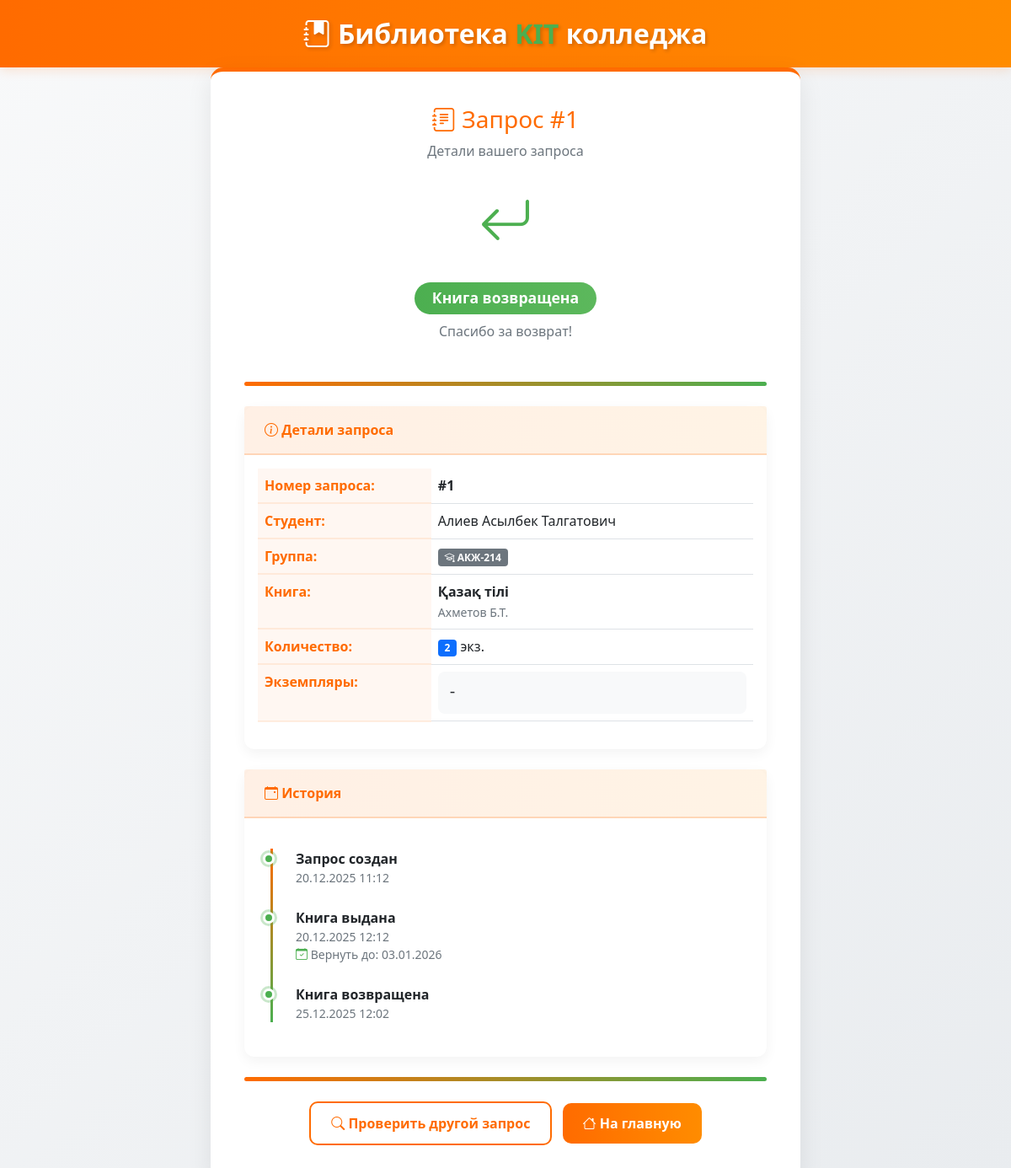
Screenshot of /check-status?request_id=1 with the database file from the repository.
### models.py (models this page shows, shortened)
class BookRequest(db.Model):
    __tablename__ = 'book_requests'
    id = db.Column(db.Integer, primary_key=True)
    request_number = db.Column(db.String(20), unique=True, nullable=True)
    student_id = db.Column(db.Integer, db.ForeignKey('students.id'), nullable=False)
    book_id = db.Column(db.Integer, db.ForeignKey('books.id'), nullable=False)
    request_date = db.Column(db.DateTime, nullable=False, default=db.func.now())
    issue_date = db.Column(db.DateTime)
    planned_return_date = db.Column(db.DateTime)
    actual_return_date = db.Column(db.DateTime)
    quantity = db.Column(db.Integer, nullable=False, default=1)
    status = db.Column(db.String(20), nullable=False, default='ожидание')
    requested_copy_codes = db.Column(db.String(500), nullable=True)
    book = db.relationship('Book', backref='requests')
    @property
    def assigned_copy_codes(self):
        if self.status == 'ожидание' and self.requested_copy_codes:
            return self.requested_copy_codes.replace(',', ', ')
        copies = BookCopy.query.filter_by(current_request_id=self.id).all()
        return ', '.join([copy.copy_code for copy in copies]) if copies else "-"

class Student(db.Model):
    __tablename__ = 'students'
    id = db.Column(db.Integer, primary_key=True)
    full_name = db.Column(db.String(100), nullable=False)
    group_id = db.Column(db.Integer, db.ForeignKey('groups.id'), nullable=False)
    book_requests = db.relationship('BookRequest', backref='student', lazy=True)

class Group(db.Model):
    __tablename__ = 'groups'
    id = db.Column(db.Integer, primary_key=True)
    name = db.Column(db.String(50), unique=True, nullable=False)
    language = db.Column(db.String(10), nullable=False)
    course = db.Column(db.Integer, nullable=False)
    students = db.relationship('Student', backref='group', lazy=True)

class Book(db.Model):
    __tablename__ = 'books'
    id = db.Column(db.Integer, primary_key=True)
    name = db.Column(db.String(200), nullable=False)
    author = db.Column(db.String(100), nullable=False)
    year = db.Column(db.Integer, nullable=False)
    total_quantity = db.Column(db.Integer, nullable=False)
    language = db.Column(db.String(10), nullable=False)
    course = db.Column(db.Integer, nullable=False)
    copies = db.relationship('BookCopy', backref='book', lazy=True, cascade="all, delete-orphan")

### app.py (the view)
@app.route('/check-status', methods=['GET', 'POST'])
def check_status():
    request_input = None
    if request.method == 'POST':
        request_input = request.form.get('request_id', '').strip()
    else:
        request_input = request.args.get('request_id', '').strip()
    if request_input:
        if request_input.startswith('#'):
            request_input = request_input[1:]
        book_request = BookRequest.query.filter_by(request_number=request_input).first()
        if not book_request:
            try:
                request_id_int = int(request_input)
                book_request = BookRequest.query.get(request_id_int)
            except ValueError:
                pass
        if book_request:
            return render_template('status_result.html', book_request=book_request)
        else:
            flash('Запрос не найден')
    return render_template('check_status.html')

### templates/status_result.html (shortened to what this page needs)
<!DOCTYPE html>
<html lang="ru">
<head>
    <link href="https://cdn.jsdelivr.net/npm/bootstrap@5.1.3/dist/css/bootstrap.min.css" rel="stylesheet">
    <link rel="stylesheet" href="https://cdn.jsdelivr.net/npm/bootstrap-icons@1.8.1/font/bootstrap-icons.css">
</head>
<body>
    <header class="kit-header">
        <div class="container">
            <div class="text-center">
                <div class="kit-logo">
                    <i class="bi bi-journal-bookmark-fill"></i>
                    Библиотека <span>KIT</span> колледжа
                </div>
            </div>
        </div>
    </header>
    <div class="container">
        <div class="status-card">
            <div class="text-center mb-4">
                <h3 style="color: var(--kit-orange);">
                    <i class="bi bi-journal-text"></i> Запрос #{{ book_request.id }}
                </h3>
                <p class="text-muted">Детали вашего запроса</p>
            </div>
            <div class="text-center mb-5">
                {% if book_request.status == 'ожидание' %}
                    <div class="status-icon" style="color: #ffc107;">
                        <i class="bi bi-clock-history"></i>
                    </div>
                    <h4><span class="badge status-badge status-waiting">Ожидание подтверждения</span></h4>
                    <p class="text-muted">Запрос обрабатывается библиотекарем</p>
                {% elif book_request.status == 'выдано' %}
                    <div class="status-icon" style="color: var(--kit-orange);">
                        <i class="bi bi-check-circle"></i>
                    </div>
                    <h4><span class="badge status-badge status-issued">Книга выдана</span></h4>
                    <p class="text-muted">Вы можете забрать книгу в библиотеке</p>
                {% elif book_request.status == 'возвращено' %}
                    <div class="status-icon" style="color: var(--kit-green);">
                        <i class="bi bi-arrow-return-left"></i>
                    </div>
                    <h4><span class="badge status-badge status-returned">Книга возвращена</span></h4>
                    <p class="text-muted">Спасибо за возврат!</p>
                {% endif %}
            </div>
            <div class="color-strip"></div>
            <div class="card mb-4">
                <div class="card-header">
                    <i class="bi bi-info-circle"></i> Детали запроса
                </div>
                <div class="card-body">
                    <table class="table">
                        <tr>
                            <th width="35%">Номер запроса:</th>
                            <td><strong>#{{ book_request.id }}</strong></td>
                        </tr>
                        <tr>
                            <th>Студент:</th>
                            <td>{{ book_request.student.full_name if book_request.student else 'Неизвестно' }}</td>
                        </tr>
                        <tr>
                            <th>Группа:</th>
                            <td>
                                {% if book_request.student and book_request.student.group %}
                                    <span class="badge bg-secondary">
                                        <i class="bi bi-mortarboard"></i> {{ book_request.student.group.name }}
                                    </span>
                                {% else %}
                                    -
                                {% endif %}
                            </td>
                        </tr>
                        <tr>
                            <th>Книга:</th>
                            <td>
                                {% if book_request.book %}
                                    <strong>{{ book_request.book.name }}</strong><br>
                                    <small class="text-muted">{{ book_request.book.author }}</small>
                                {% else %}
                                    <span class="text-danger">Книга удалена</span>
                                {% endif %}
                            </td>
                        </tr>
                        <tr>
                            <th>Количество:</th>
                            <td><span class="badge bg-primary">{{ book_request.quantity }}</span> экз.</td>
                        </tr>
                        <tr>
                            <th>Экземпляры:</th>
                            <td>
                                <div class="copy-codes">
                                    {{ book_request.assigned_copy_codes }}
                                </div>
                            </td>
                        </tr>
                    </table>
                </div>
            </div>
            <div class="card">
                <div class="card-header">
                    <i class="bi bi-calendar-event"></i> История
                </div>
                <div class="card-body">
                    <div class="timeline">
                        <div class="timeline-item completed">
                            <strong>Запрос создан</strong>
                            <div class="text-muted small">
                                {{ book_request.request_date.strftime('%d.%m.%Y %H:%M') }}
                            </div>
                        </div>
                        {% if book_request.issue_date %}
                        <div class="timeline-item {% if book_request.status == 'выдано' %}active{% else %}completed{% endif %}">
                            <strong>Книга выдана</strong>
                            <div class="text-muted small">
                                {{ book_request.issue_date.strftime('%d.%m.%Y %H:%M') }}
                            </div>
                            {% if book_request.planned_return_date %}
                            <div class="text-muted small">
                                <i class="bi bi-calendar-check" style="color: var(--kit-green);"></i>
                                Вернуть до: {{ book_request.planned_return_date.strftime('%d.%m.%Y') }}
                            </div>
                            {% endif %}
                        </div>
                        {% endif %}
                        {% if book_request.actual_return_date %}
                        <div class="timeline-item completed">
                            <strong>Книга возвращена</strong>
                            <div class="text-muted small">
                                {{ book_request.actual_return_date.strftime('%d.%m.%Y %H:%M') }}
                            </div>
                        </div>
                        {% endif %}
                    </div>
                </div>
            </div>
            <div class="color-strip"></div>
            <div class="mt-4 text-center">
                <a href="{{ url_for('check_status') }}" class="btn btn-outline-primary me-2">
                    <i class="bi bi-search"></i> Проверить другой запрос
                </a>
                <a href="{{ url_for('index') }}" class="btn btn-primary">
                    <i class="bi bi-house"></i> На главную
                </a>
            </div>
        </div>
    </div>
</body>
</html>

### templates/status_result.html (style rules this page uses)
:root { --kit-orange: #ff6b00; --kit-green: #4CAF50; }
body { background: linear-gradient(135deg, #f8f9fa 0%, #e9ecef 100%); min-height: 100vh; font-family: 'Segoe UI', Tahoma, Geneva, Verdana, sans-serif; }
.kit-header { background: linear-gradient(90deg, var(--kit-orange) 0%, #ff8c00 100%); padding: 1rem 0; box-shadow: 0 4px 12px rgba(255, 107, 0, 0.15); }
.kit-logo { font-size: 2rem; font-weight: 700; color: white; text-shadow: 2px 2px 4px rgba(0,0,0,0.2); }
.kit-logo span { color: var(--kit-green); }
.status-card { max-width: 700px; margin: 0 auto; padding: 2.5rem; background: white; border-radius: 15px; box-shadow: 0 10px 30px rgba(0,0,0,0.08); border-top: 5px solid var(--kit-orange); animation: fadeIn 0.6s ease-out; }
.status-icon { font-size: 4rem; margin-bottom: 1.5rem; }
.status-badge { font-size: 1.1rem; padding: 0.6em 1.2em; border-radius: 25px; font-weight: 600; }
.status-returned { background: linear-gradient(90deg, var(--kit-green) 0%, #5cb85c 100%); color: white; }
.card { border: none; border-radius: 12px; box-shadow: 0 5px 15px rgba(0,0,0,0.05); margin-bottom: 1.5rem; }
.card-header { background: linear-gradient(90deg, rgba(255, 107, 0, 0.1) 0%, rgba(255, 140, 0, 0.1) 100%); border-bottom: 2px solid rgba(255, 107, 0, 0.2); color: var(--kit-orange); font-weight: 600; padding: 1rem 1.5rem; }
.table th { color: var(--kit-orange); font-weight: 600; border-bottom: 2px solid rgba(255, 107, 0, 0.1); background-color: rgba(255, 107, 0, 0.05); }
.btn-primary { background: linear-gradient(90deg, var(--kit-orange) 0%, #ff8c00 100%); border: none; border-radius: 10px; padding: 0.75rem 1.5rem; font-weight: 600; }
.btn-outline-primary { border: 2px solid var(--kit-orange); color: var(--kit-orange); border-radius: 10px; padding: 0.75rem 1.5rem; font-weight: 600; }
.timeline { position: relative; padding-left: 30px; margin: 20px 0; }
.timeline::before { content: ''; position: absolute; left: 15px; top: 0; bottom: 0; width: 3px; background: linear-gradient(to bottom, var(--kit-orange) 0%, var(--kit-green) 100%); }
.timeline-item { position: relative; margin-bottom: 25px; padding-left: 15px; }
.timeline-item::before { content: ''; position: absolute; left: -24px; top: 5px; width: 14px; height: 14px; border-radius: 50%; background-color: #adb5bd; border: 3px solid white; box-shadow: 0 0 0 2px #adb5bd; }
.timeline-item.completed::before { background-color: var(--kit-green); box-shadow: 0 0 0 3px rgba(76, 175, 80, 0.3); }
.color-strip { height: 5px; background: linear-gradient(90deg, var(--kit-orange) 0%, var(--kit-green) 100%); border-radius: 5px; margin: 1.5rem 0; }
.copy-codes { font-family: monospace; font-size: 1.1em; background: #f8f9fa; padding: 0.75rem; border-radius: 8px; word-break: break-all; }

### rows the page displays
BookRequest: id "1", quantity "2", assigned_copy_codes "-", request_date "20.12.2025 11:12", issue_date "20.12.2025 12:12", planned_return_date "03.01.2026", actual_return_date "25.12.2025 12:02"
Student: student "Алиев Асылбек Талгатович"
Group: student.group.name "АКЖ-214"
Book: book.name "Қазақ тілі", book.author "Ахметов Б.Т."
